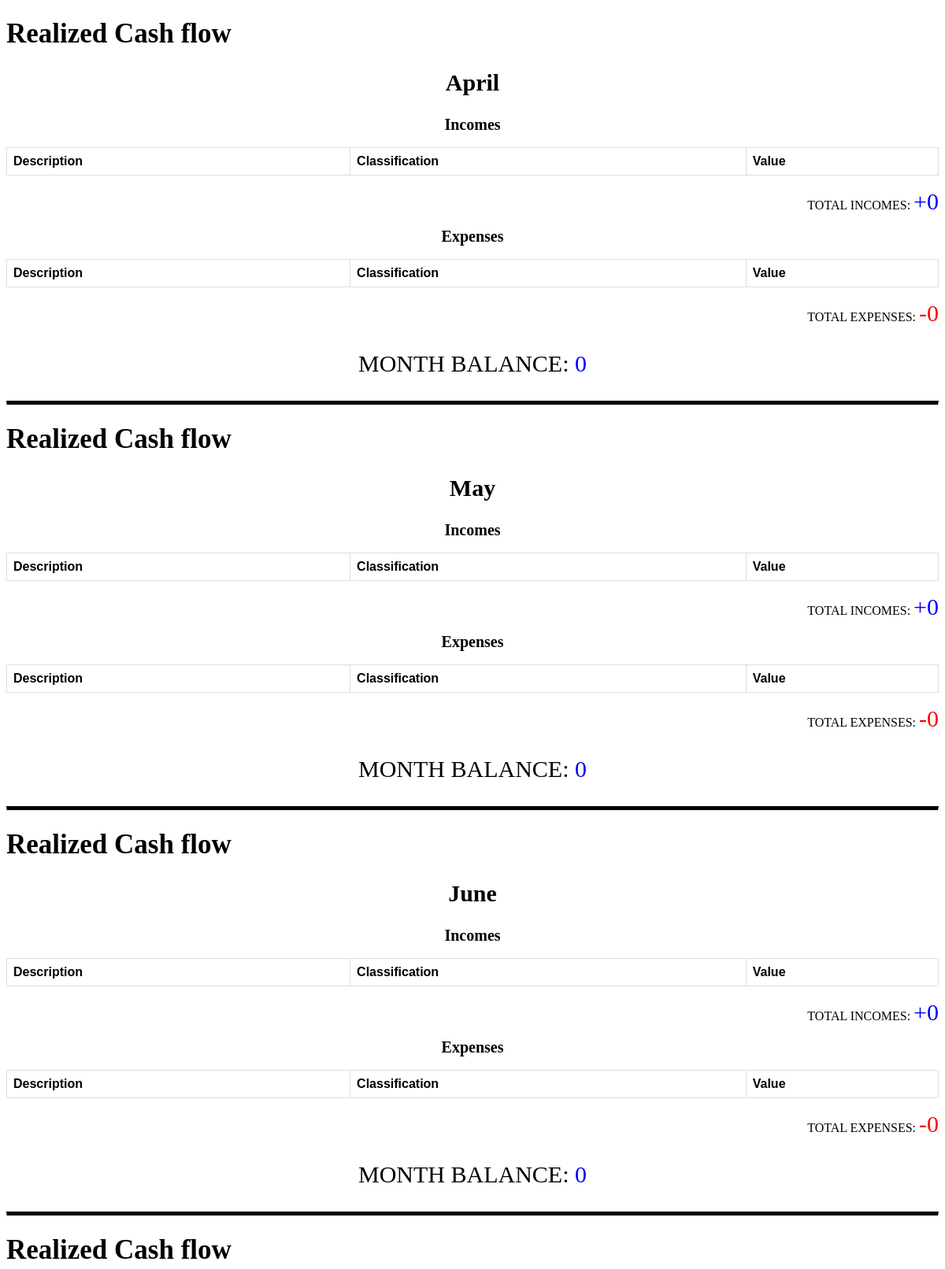
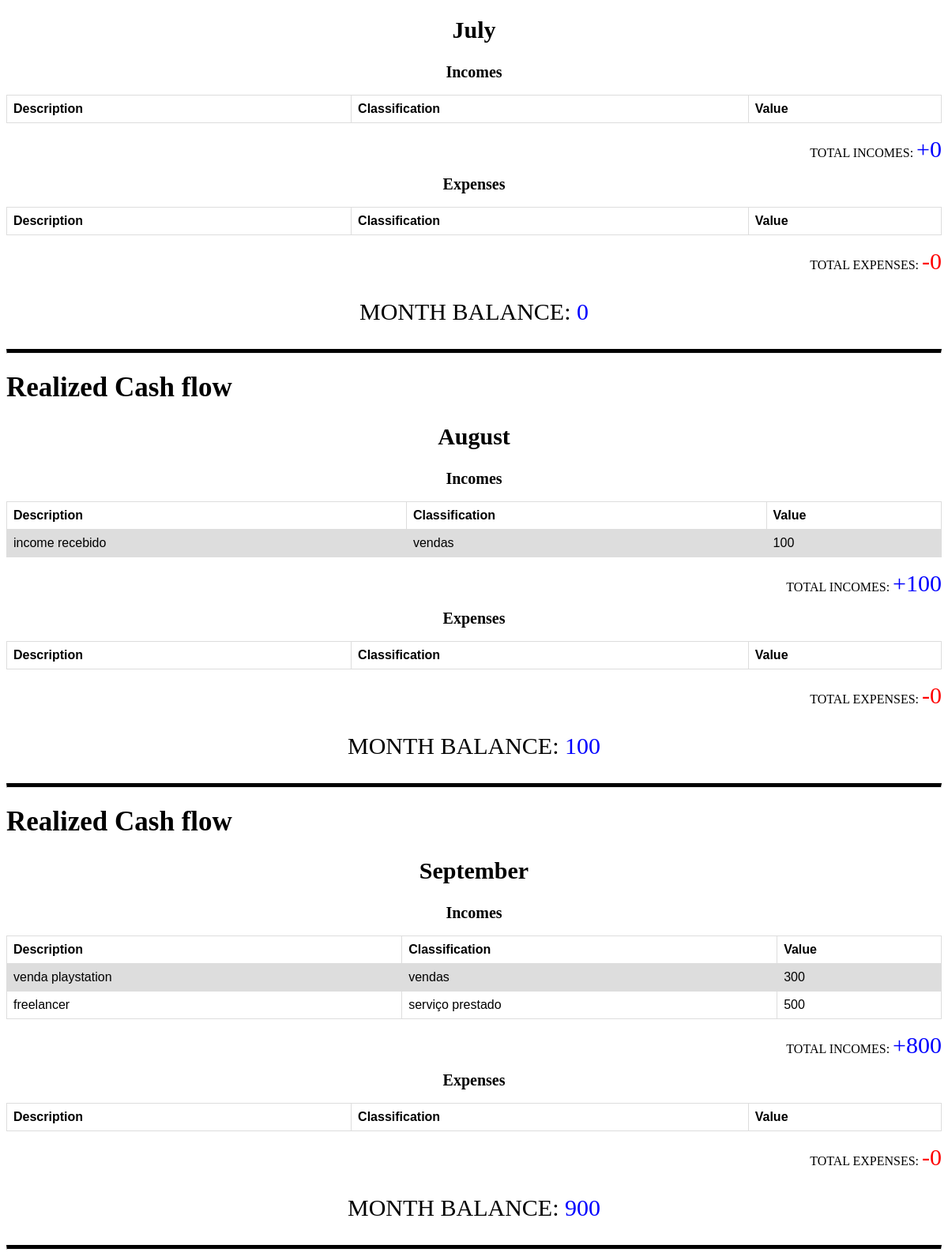
/realized-cash-flow/, run on the app's committed database (2 pictures, top to bottom).
### financeapp/models.py (models this page shows, shortened)
class Income(models.Model):
    INCOME_STATUS_CHOICES = [
        ('R', 'Recebido'),
        ('A', 'A receber')
    ]
    expected_payment_date = models.DateTimeField(null=True, blank=True)
    value = models.IntegerField(null=True)
    description = models.CharField(max_length=255)
    classification = models.ForeignKey(IncomeClassification, on_delete=models.RESTRICT, null=True)
    payment_method = models.ForeignKey(PaymentMethod, on_delete=models.RESTRICT, null=True)
    status = models.CharField(max_length=1, choices=INCOME_STATUS_CHOICES, default='A')

class IncomeClassification(models.Model):
    description = models.CharField(max_length=255)

### financeapp/views.py (the view)
# urls.py: path('realized-cash-flow/', views.realized_cash_flow),
def realized_cash_flow(request):
    month_date = date.today()
    month_array = []
    for i in range(0, 6):
        month_array.append(month_date)
        first_day = month_date.replace(day=1)
        month_date = first_day - timedelta(days=1)
    month_array.sort()
    print(month_array)
    month_cashflow = []
    init_balance = 0
    for month in month_array:
        incomes_queryset = Income.objects.filter(
            status='R',
            expected_payment_date__month__gte=month.month,
            expected_payment_date__month__lte=month.month).order_by('-expected_payment_date')
        expenses_queryset = Expenses.objects.filter(
            status='P',
            due_date__month__gte=month.month,
            due_date__month__lte=month.month,
        ).order_by('-due_date')
        income_total_queryset = incomes_queryset.aggregate(Sum('value'))
        expenses_total_queryset = expenses_queryset.aggregate(Sum('value'))
        income_total = 0 if income_total_queryset['value__sum'] is None else income_total_queryset['value__sum']
        expenses_total = 0 if expenses_total_queryset['value__sum'] is None else expenses_total_queryset['value__sum']
        incomes = []
        expenses = []
        for income in incomes_queryset:
            incomes.append({
                'description': income.description,
                'classification': income.classification.description,
                'value': income.value
            })
        for expense in expenses_queryset:
            expenses.append({
                'description': expense.description,
                'classification': expense.classification.description,
                'value': expense.value
            })
        init_balance = init_balance + income_total - expenses_total
        month_cashflow.append({
            'month': month.strftime("%B"),
            'income_total': income_total,
            'expenses_total': expenses_total,
            'incomes': incomes,
            'expenses': expenses,
            'balance': init_balance
        })
    template = loader.get_template('realized_cash_flow.html')
    context = {
        'month_cashflow': month_cashflow,
    }
    return HttpResponse(template.render(context, request))

### financeapp/templates/realized_cash_flow.html (shortened to what this page needs)
<!DOCTYPE html>
<html lang="en">
<head>
</head>
<body>
{% for month in month_cashflow %}
    <h1 class="title">Realized Cash flow</h1>
    <article>
        <h1>{{month.month}}</h1>
        <section>
            <h2>Incomes</h2>
            <table>
              <tr>
                  <th>Description</th>
                  <th>Classification</th>
                  <th>Value</th>
              </tr>
                {% for income in month.incomes %}
                  <tr>
                      <td>{{income.description}}</td>
                      <td>{{income.classification}}</td>
                      <td>{{income.value}}</td>
                  </tr>
                {% endfor %}
            </table>
            <p>TOTAL INCOMES: <span class="income">+{{month.income_total}}</span></p>
        </section>
        <section>
            <h2>Expenses</h2>
            <table>
              <tr>
                  <th>Description</th>
                  <th>Classification</th>
                  <th>Value</th>
              </tr>
            </table>
            <p>TOTAL EXPENSES: <span class="expenses">-{{month.expenses_total}}</span></p>
        </section>
    </article>
    {% if month.balance < 0 %}
        <p class="balance">MONTH BALANCE: <span class="negative_balance">{{month.balance}}</span></p>
    {% else %}
        <p class="balance">MONTH BALANCE: <span class="positive_balance">{{month.balance}}</span></p>
    {% endif %}
    <hr>
{% endfor %}
</body>
</html>

### financeapp/templates/realized_cash_flow.html (style rules this page uses)
.title { font-size: 35px }
article h1 { text-align: center; font-size: 30px; }
article section h2 { text-align: center; font-size: 20px; }
article section p { text-align: right; }
article section p span { font-size: 30px; }
.income { color: blue; }
.expenses { color: red; }
table { font-family: arial, sans-serif; border-collapse: collapse; width: 100%; }
td, th { border: 1px solid #dddddd; text-align: left; padding: 8px; }
tr:nth-child(even) { background-color: #dddddd; }
.balance { text-align: center; font-size: 30px; }
.positive_balance { color: blue; }
hr { border-top: 5px solid black; }

### data on the page
Income: description "income recebido"
IncomeClassification: classification "vendas" "vendas"
Income: description "venda playstation"
Income: description "freelancer"
IncomeClassification: classification "serviço prestado"

### other printed values
{{ month.month }} "April" "May" "June" "July" "August" "September"
{{ month.income_total }} "0" "0" "0" "0" "100" "800"
{{ month.expenses_total }} "0" "0" "0" "0" "0" "0"
{{ month.balance }} "0" "0" "0" "0" "100" "900"
{{ income.value }} "100" "300" "500"
